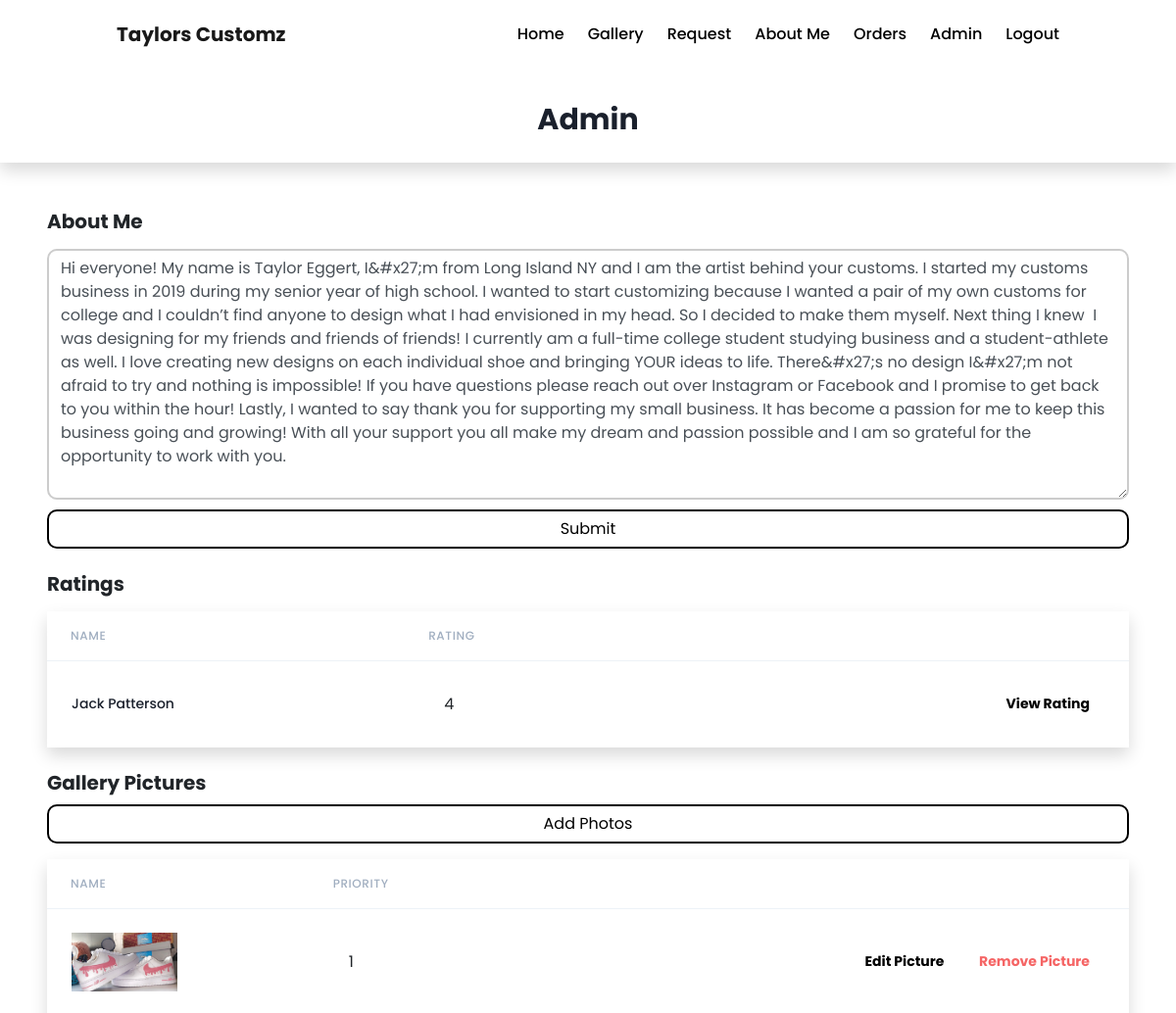
Page /data/dashboard (signed in, upper part) on the earlier database version.
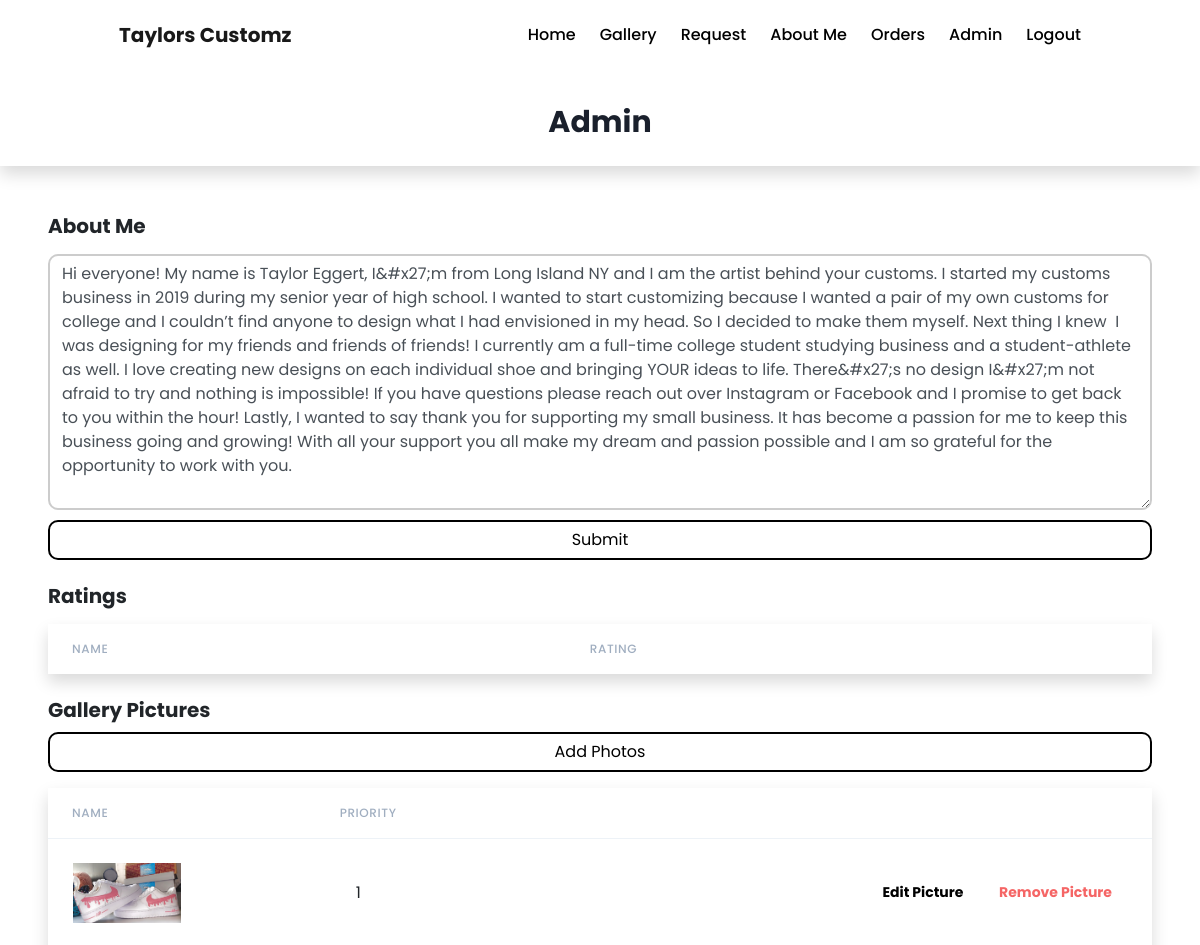
Same page on the later database version.
### users/models.py (models this page shows, shortened)
class Reviews(models.Model):
    first_name = models.CharField(max_length=200)
    last_name = models.CharField(max_length=200)
    message = models.CharField(max_length=500)
    rating = models.IntegerField(verbose_name="Rating")
    active = models.BooleanField(default=False)

class Pictures(models.Model):
    priority = models.IntegerField(verbose_name="Rating")
    picture = models.ImageField(upload_to='media/gallery', blank=True, null=True)
    class Meta:
        ordering = ['priority']

### users/views.py (the view, shortened to what this page needs)
# urls.py: path('data/dashboard', views.admin, name='admin-dash'),
@login_required
def admin(request):
    aboutMe = AboutMe.objects.get(active=True).description
    pictures = Pictures.objects.all()
    reviews = Reviews.objects.all()
    form = AboutMeForm(request.POST)
    context = {
        'form': form,
        'data': aboutMe,
        'reviews':  reviews,
        'pictures': pictures
    }
    return render(request, 'users/admin.html', context)

### users/forms.py
class AboutMeForm(forms.ModelForm):
	description = forms.CharField(widget=forms.Textarea(
		attrs={
			'class': 'form-control',
			'placeholder': 'About Me Message',
			'id': 'about-msg'
		}
	))
	class Meta:
		model = AboutMe
		exclude = ('active',)

### users/templates/users/admin.html (shortened to what the changed rows need)
{% extends 'users/base.html' %}
{% block styles %}
<link rel='stylesheet' href='../../static/users/assets/css/request.css'>
{% endblock styles %}
{% block content %}
<div class='p-5'>
    <h1 class='text-xl font-weight-bold mb-3'>About Me</h1>
    <h1 class='text-xl font-weight-bold mt-4 mb-3'>Ratings</h1>
    <div class='bg-white shadow '>
        <table class="min-w-full divide-y divide-gray-200">
            <thead class="bg-gray-50">
                <tr>
                    <th scope="col"
                        class="px-6 py-3 text-left text-xs font-medium text-gray-500 uppercase tracking-wider ">
                        Name
                    </th>
                    <th scope="col"
                        class="px-6 py-3 text-left text-xs font-medium text-gray-500 uppercase tracking-wider">
                        Rating
                    </th>
                </tr>
            </thead>
            <tbody class="bg-white divide-y divide-gray-200">
                {% for r in reviews %}
                <tr class='transition-all hover:bg-gray-100 hover:m-5'>
                    <td class="py-4 whitespace-nowrap ">
                        <div class="flex items-center">
                            <div class="ml-4">
                                <div class="text-sm font-medium text-gray-900">
                                    {{r.first_name.capitalize}} {{r.last_name.capitalize}}
                                </div>
                            </div>
                        </div>
                    </td>
                    <td style='padding-left: 40px;'>{{r.rating}}</td>
                    <td></td>
                    <td></td>
                    <td class="px-6 py-4 whitespace-nowrap text-right text-sm font-medium">
                        <button onclick='window.location.href=href="{% url 'rating-review' r.id %}"'
                            class="transition-all h-10 items-center px-3 font-bold text-black hover:text-white hover:bg-black rounded-lg hover:shadow-lg hover:m-4 focus:bg-gray-700">View
                            Rating</button>
                    </td>
                </tr>
                {% endfor %}
            </tbody>
        </table>
    </div>
    <h1 class='text-xl font-weight-bold mt-4'>Gallery Pictures</h1>
    <div class='bg-white shadow mt-3'>
        <table class="min-w-full divide-y divide-gray-200">
            <thead class="bg-gray-50">
                <tr>
                    <th scope="col"
                        class="px-6 py-3 text-left text-xs font-medium text-gray-500 uppercase tracking-wider ">
                        Name
                    </th>
                    <th scope="col"
                        class="px-6 py-3 text-left text-xs font-medium text-gray-500 uppercase tracking-wider">
                        Priority
                    </th>
                </tr>
            </thead>
            <tbody class="bg-white divide-y divide-gray-200">
                {% for p in pictures %}
                <tr class='transition-all hover:bg-gray-100 hover:m-5'>
                    <td class="py-4 whitespace-nowrap ">
                        <div class="flex items-center">
                            <div class="ml-4">
                                <div class="text-sm font-medium text-gray-900">
                                    <img src='../../../media/{{p.picture}}' style='height: 60px;'>
                                </div>
                            </div>
                        </div>
                    </td>
                    <td style='padding-left: 40px;'>{{p.priority}}</td>
                    <td></td>
                    <td></td>
                    <td class="px-6 py-4 whitespace-nowrap text-right text-sm font-medium">
                        <button onclick='window.location.href=href="{% url 'picture-edit' p.id %}"'
                            class="transition-all h-10 items-center px-3 font-bold hover:text-white text-black hover:bg-black rounded-lg hover:shadow-lg hover:m-4 focus:bg-gray-700">Edit
                            Picture</button>
                        <button onclick='window.location.href=href="{% url 'picture-remove' p.id %}"'
                            class="transition-all h-10 items-center px-3 font-bold text-red-500  hover:bg-black rounded-lg hover:shadow-lg hover:m-4 focus:bg-gray-700">Remove
                            Picture</button>
                    </td>
                </tr>
                {% endfor %}
            </tbody>
        </table>
    </div>
</div>
{% endblock content %}

Differences in the rows shown:
removed Reviews: first_name "Jack", last_name "Patterson", rating "4"
